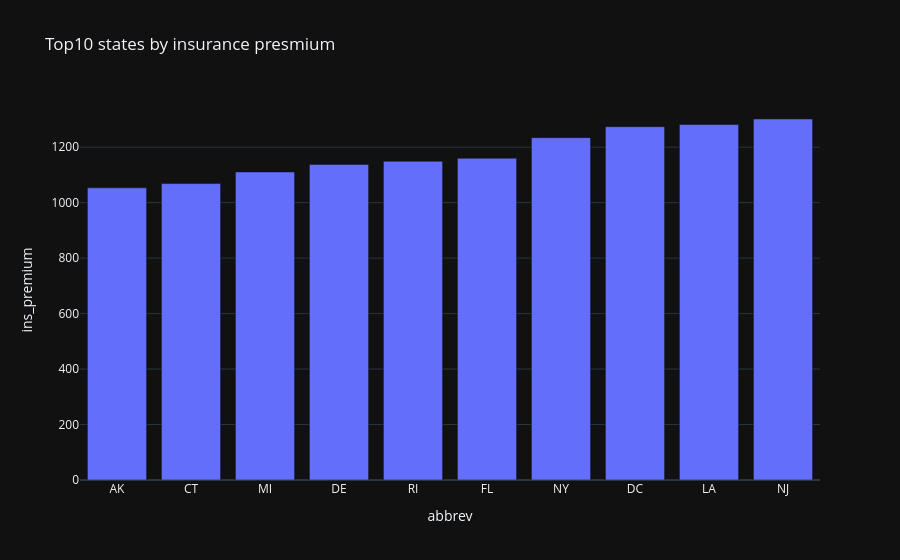

Notebook cell for this chart:
### Code cell
#top10 states by insurance premium
#top10 = df.nlargest(10,'ins_premium')
top10 = df.sort_values('ins_premium').tail(10)
fig = px.bar(top10, x='abbrev',y='ins_premium',
            title = 'Top10 states by insurance presmium',
            template = 'plotly_dark')
fig.show()

### Figure 1 — Plotly figure (JSON) as saved in the notebook; plotly's stock layout.template omitted (floating-point values rounded to 4 significant figures)
{"data": [{"hovertemplate": "abbrev=%{x}<br>ins_premium=%{y}<extra></extra>", "legendgroup": "", "marker": {"color": "#636efa", "pattern": {"shape": ""}}, "name": "", "orientation": "v", "showlegend": false, "textposition": "auto", "type": "bar", "x": ["AK", "CT", "MI", "DE", "RI", "FL", "NY", "DC", "LA", "NJ"], "xaxis": "x", "y": [1053.0, 1069.0, 1111.0, 1138.0, 1149.0, 1160.0, 1234.0, 1274.0, 1282.0, 1302.0], "yaxis": "y"}], "layout": {"barmode": "relative", "legend": {"tracegroupgap": 0}, "title": {"text": "Top10 states by insurance presmium"}, "xaxis": {"anchor": "y", "domain": [0, 1], "title": {"text": "abbrev"}}, "yaxis": {"anchor": "x", "domain": [0, 1], "title": {"text": "ins_premium"}}}}
